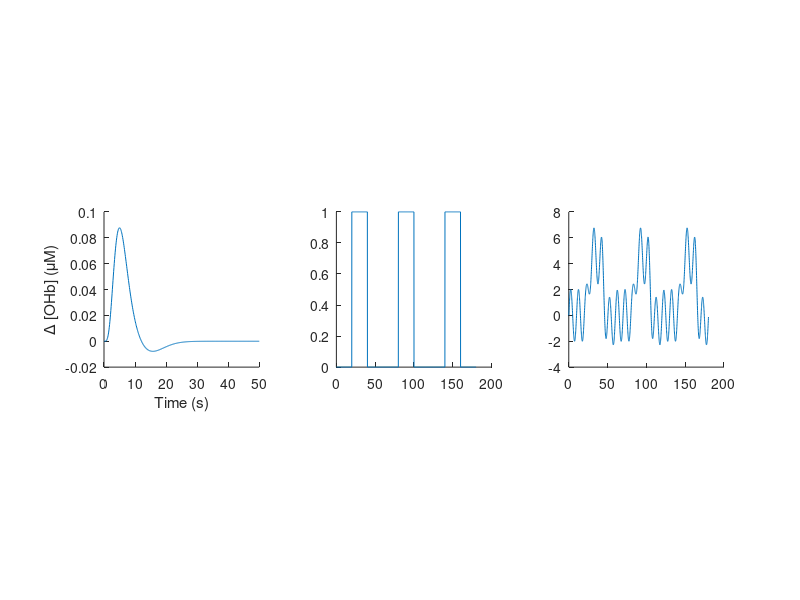

This chart was generated by the following MATLAB code: (Note: this script raises an error after producing the figure.)
%% Clean
close all
clear all


%% Hemodynamic impulse response
Fs      = 10;
dur     = 50; % sec
xh       = 0:(1/Fs):dur; % sec
a1		= 6; % peak time 4.5 s after stim, shape
b1		= 1; % scale
a2		= 16; % peak time 4.5 s after stim, shape
b2		= 1; % scale
c		= 1/6;
% delta	= 2; % 2s delay
beta	= 0.5;
sigma	= 1;
H       = beta*(gampdf(xh,a1,b1)-c*gampdf(xh,a2,b2));



%% Convolution with stimulus block
Fs      = 10;
dur     = 180; % sec
xx       = 0:(1/Fs):dur; % sec
N		= length(xx);
xx		= xx(1:N);
X		= zeros(N,1);
X((20*Fs:40*Fs))	= 1;
X((80*Fs:100*Fs))	= 1;
X((140*Fs:160*Fs))	= 1;
C       = conv(X,H);
C       = C(1:N);
X_single = X(20*Fs:40*Fs-1);
%% Sinusoid noise
s = 2*sin(2*pi*0.1*xx)';
C = C + s;

%% Convolution size parameters
u = X_single;
v = H;
m = length(u);
n = length(v);

%% Graph
figure(666)
subplot(131)
plot(xh,H)
xlabel('Time (s)');
ylabel('\Delta [OHb] (\muM)');
axis square
box off

subplot(132)
plot(xx,X);
axis square
box off

subplot(133)
plot(xx,C);
axis square
box off

drawnow



%% Data
y					= C+sigma*randn(size(C));
Fs					= 10;
dur					= 180; % sec
dataStruct.y		= y; %
dataStruct.T		= xh;
dataStruct.u		= X_single; % stimulus  block
dataStruct.Ntotal	= length(y);
dataStruct.m		= length(X_single);
dataStruct.n		= length(H);
dataStruct.o		= m+n-1;
dataStruct.onset    = round([20*Fs,80*Fs,140*Fs]);
dataStruct.start    = round(20*Fs);
dataStruct.stimdur  = round(20*Fs);
dataStruct.offset   = dataStruct.onset+dataStruct.stimdur;

dataStruct.Nstim    = 3;
dataStruct.ISI      = 10*Fs-1;
% dataStruct.Totalsize = 
%% INTIALIZE THE CHAINS
nChains		= 3;
initsStruct = struct([]);
for ii = 1:nChains
	initsStruct(ii).sigma		= sigma;
	initsStruct(ii).a1			= a1;
	initsStruct(ii).b1			= b1;
	initsStruct(ii).a2			= a2;
	initsStruct(ii).b2			= b2;
	initsStruct(ii).beta		= beta;
end

%% RUN THE CHAINS
parameters		= {'b1','a1','b2','a2','c','sigma','beta','wn'}; % The parameter(s) to be monitored.
burnInSteps		= 1000;		% Number of steps to 'burn-in' the samplers.
numSavedSteps	= 3000;		% Total number of steps in chains to save.
thinSteps		= 1;		% Number of steps to 'thin' (1=keep every step).
nIter			= ceil((numSavedSteps*thinSteps )/nChains); % Steps per chain.
doparallel		= 1; % do not use parallelization
if doparallel
	isOpen = matlabpool('size') > 0;
	if ~isOpen
		matlabpool open
	end
end
fprintf( 'Running JAGS...\n' );
% [samples, stats, structArray] = matjags( ...
% 	tic
model = 'model_hemocanon_guus.txt';
[samples,stats,structArray] = pa_matjags(...
	dataStruct,...                     % Observed data
	fullfile(pwd, model), ...			% File that contains model definition
	initsStruct,...                    % Initial values for latent variables
	'doparallel',doparallel, ...      % Parallelization flag
	'nchains',nChains,...              % Number of MCMC chains
	'nburnin',burnInSteps,...          % Number of burnin steps
	'nsamples',nIter,...				% Number of samples to extract
	'thin',thinSteps,...              % Thinning parameter
	'monitorparams',parameters, ...    % List of latent variables to monitor
	'savejagsoutput',1,...          % Save command line output produced by JAGS?
	'verbosity',0,...               % 0=do not produce any output; 1=minimal text output; 2=maximum text output
	'cleanup',0);                    % clean up of temporary files?


%%
b1		= samples.b1;
a1		= samples.a1;
b2		= samples.b2;
a2		= samples.a2;
c		= samples.c;
sigma	= samples.sigma;
beta	= samples.beta;
pred	= samples.wn; % posterior predictive

[m,n,o] = size(pred);
pred	= reshape(pred,m*n,o);

figure(1)
subplot(231)
plot(b1');

subplot(232)
plot(a1');

subplot(233)
plot(sigma');

subplot(234)
plot(b2');

subplot(235)
plot(a2');

subplot(236)
plot(c');

%%
b1		= b1(:);
a1		= a1(:);
b2		= b2(:);
a2		= a2(:);
c		= c(:);
sigma	= sigma(:);
beta	= beta(:);
% delta	= delta(:);

figure(2)
subplot(231)
plotPost(b1,'showMode',true);
xlabel('b1');

subplot(232)
plotPost(a1,'showMode',true);
xlabel('a1');

subplot(233)
plotPost(sigma,'showMode',true);
xlabel('sigma');

subplot(234)
plotPost(b2,'showMode',true);
xlabel('b2');

subplot(235)
plotPost(a2,'showMode',true);
xlabel('a2');

subplot(236)
plotPost(beta);
xlabel('beta');


% %%
% figure(3)
% subplot(221)
% plot(a1,b1,'k.');
% axis square
% box off
% set(gca,'TickDir','out');
% xlim([0.8*min(a1) 1.2*max(a1)]);
% ylim([0.8*min(b1) 1.2*max(b1)]);
% 
% subplot(222)
% plot(a1,beta,'k.');
% axis square
% box off
% set(gca,'TickDir','out');
% xlim([0.8*min(a1) 1.2*max(a1)]);
% ylim([0.8*min(beta) 1.2*max(beta)]);
% 
% subplot(223)
% plot(b1,beta,'k.');
% axis square
% box off
% set(gca,'TickDir','out');
% xlim([0.8*min(b1) 1.2*max(b1)]);
% ylim([0.8*min(beta) 1.2*max(beta)]);
% 
% subplot(224)
% plot(a1,sigma,'k.');
% axis square
% box off
% set(gca,'TickDir','out');
% xlim([0.8*min(a1) 1.2*max(a1)]);
% ylim([0.8*min(sigma) 1.2*max(sigma)]);
%%
x       = 0:(1/Fs):dur; % sec
figure(4)
plot(x,y,'k-','LineWidth',2)

hold on
for idx = 1:numSavedSteps
	hpred   = beta(idx)*(gampdf(x,a1(idx),b1(idx))-c(idx)*gampdf(x,a2(idx),b2(idx)));
	ypred       = conv(X,hpred);
	ypred       = ypred(1:N);
	plot(x,ypred,'k-','Color',[.7 .7 .7]);
end
axis square
box off
set(gca,'TickDir','out');
